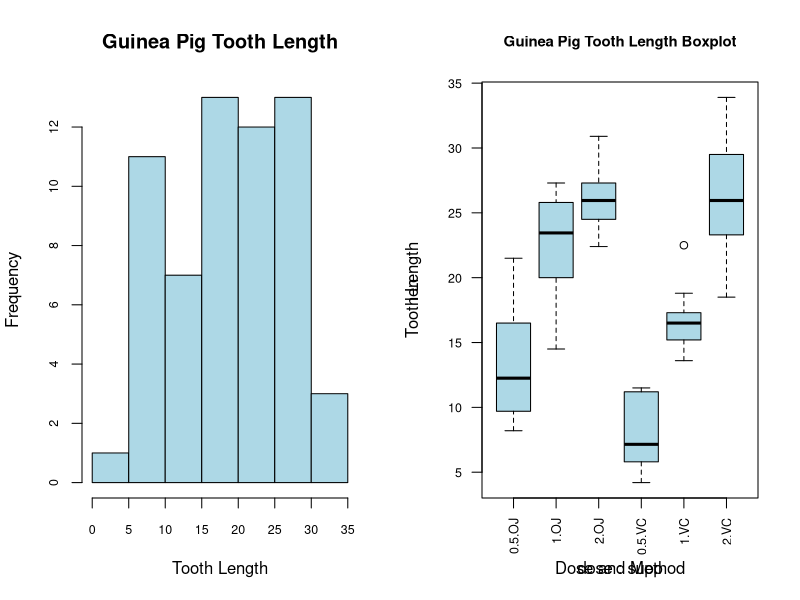
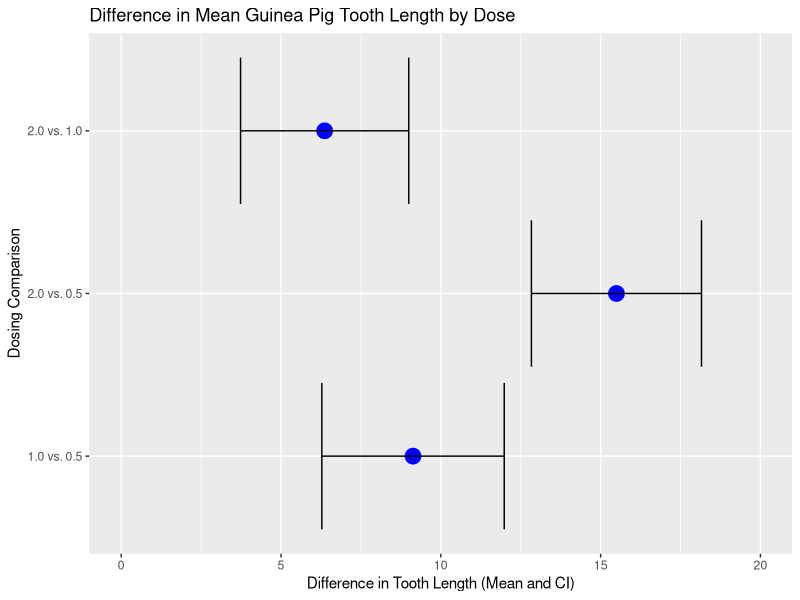

These charts were generated, in order, by the following R code:
## ---- chunk 1
data(ToothGrowth)
str(ToothGrowth)
print(paste0("There are ",sum(is.na(ToothGrowth))," NA in the data"))
table(ToothGrowth$supp,ToothGrowth$dose)
## ---- chunk 2
par(mfcol=c(1,2))
hist(ToothGrowth$len,col="light blue",main="Guinea Pig Tooth Length",
     xlab="Tooth Length",cex.axis=0.75
     )
boxplot(len ~ dose + supp, data=ToothGrowth,
        col="light blue",las=2,cex.axis=0.75
        )
title(main="Guinea Pig Tooth Length Boxplot",cex.main=0.9,
      ylab="Tooth Length",xlab="Dose and Method"
      )
par(mfcol=c(1,1))
## ---- chunk 3
tMethod <- t.test(len ~ supp, data=ToothGrowth)
print(paste0("The 95% CI for difference in means by delivery method is: ",
             round(tMethod$conf.int[[1]],1)," to ",
             round(tMethod$conf.int[[2]],1)
             )
      )
print(paste0("The associated p-value is ", round(tMethod$p.value,3)))
## ---- chunk 4
tDose <- pairwise.t.test(ToothGrowth$len , ToothGrowth$dose , 
                         pool.sd=FALSE, p.adjust.method = "bonferroni")
tDose$p.value
## ---- chunk 5
tapply(ToothGrowth$len,ToothGrowth$dose,FUN=mean)
## ---- chunk 6
tDose05_10 <- t.test(len ~ dose, data=ToothGrowth[ToothGrowth$dose != 2,])
tDose05_20 <- t.test(len ~ dose, data=ToothGrowth[ToothGrowth$dose != 1,])
tDose10_20 <- t.test(len ~ dose, data=ToothGrowth[ToothGrowth$dose != 0.5,])
## ---- chunk 7
diff05_10 <- tDose05_10$estimate[2] - tDose05_10$estimate[1]
diff05_20 <- tDose05_20$estimate[2] - tDose05_20$estimate[1]
diff10_20 <- tDose10_20$estimate[2] - tDose10_20$estimate[1]
ci05_10 <- -tDose05_10$conf.int ## Negate so it is 1.0 vs. 0.5
ci05_20 <- -tDose05_20$conf.int ## Negate so it is 2.0 vs. 0.5
ci10_20 <- -tDose10_20$conf.int ## Negate so it is 2.0 vs. 1.0

tDoseAll <- data.frame(dataCompare=c("1.0 vs. 0.5","2.0 vs. 0.5",
                                     "2.0 vs. 1.0"
                                     ),
                       meanDiff=c(diff05_10,diff05_20,diff10_20),
                       highCI=c(ci05_10[1],ci05_20[1],ci10_20[1]),
                       lowCI=c(ci05_10[2],ci05_20[2],ci10_20[2])
                       )
## ---- chunk 8
foo <- function(changethis) { round(changethis,1) }
tDosePrint <- tDoseAll
tDosePrint[,2:4] <- apply(tDosePrint[,2:4],2,FUN=foo)
tDosePrint[,c(1,4,2,3)]

library(ggplot2)
g <- ggplot(data=tDoseAll, mapping=aes(x=meanDiff,y=dataCompare))
g <- g + geom_point(size=5,col="blue") + 
         geom_errorbarh(aes(xmax=highCI, xmin=lowCI))
g + labs(title="Difference in Mean Guinea Pig Tooth Length by Dose",
         x="Difference in Tooth Length (Mean and CI)",
         y="Dosing Comparison"
         ) + xlim(0,20)
